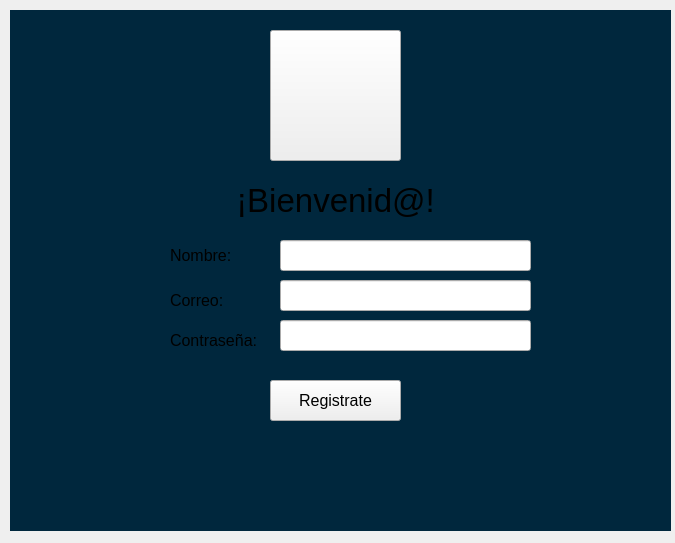
<?xml version="1.0" encoding="UTF-8"?>
<ui version="4.0">
 <class>Registro</class>
 <widget class="QWidget" name="Registro">
  <property name="geometry">
   <rect>
    <x>0</x>
    <y>0</y>
    <width>675</width>
    <height>543</height>
   </rect>
  </property>
  <property name="windowTitle">
   <string>Form</string>
  </property>
  <widget class="QWidget" name="contenedorInicial" native="true">
   <property name="geometry">
    <rect>
     <x>10</x>
     <y>10</y>
     <width>661</width>
     <height>521</height>
    </rect>
   </property>
   <property name="styleSheet">
    <string notr="true">#contenedorInicial {
  background-color: #00273d;
}</string>
   </property>
   <widget class="QWidget" name="logo" native="true">
    <property name="geometry">
     <rect>
      <x>260</x>
      <y>20</y>
      <width>131</width>
      <height>131</height>
     </rect>
    </property>
    <widget class="QPushButton" name="btnLogo">
     <property name="geometry">
      <rect>
       <x>0</x>
       <y>0</y>
       <width>131</width>
       <height>131</height>
      </rect>
     </property>
     <property name="text">
      <string/>
     </property>
     <property name="icon">
      <iconset resource="../resources.qrc">
       <normaloff>:/assets/logo1.png</normaloff>:/assets/logo1.png</iconset>
     </property>
     <property name="iconSize">
      <size>
       <width>131</width>
       <height>131</height>
      </size>
     </property>
    </widget>
   </widget>
   <widget class="QWidget" name="login" native="true">
    <property name="geometry">
     <rect>
      <x>150</x>
      <y>220</y>
      <width>381</width>
      <height>211</height>
     </rect>
    </property>
    <widget class="QLabel" name="lblUser">
     <property name="geometry">
      <rect>
       <x>10</x>
       <y>10</y>
       <width>81</width>
       <height>31</height>
      </rect>
     </property>
     <property name="font">
      <font>
       <pointsize>12</pointsize>
      </font>
     </property>
     <property name="text">
      <string>Nombre: </string>
     </property>
    </widget>
    <widget class="QLineEdit" name="lnUser">
     <property name="geometry">
      <rect>
       <x>120</x>
       <y>10</y>
       <width>251</width>
       <height>31</height>
      </rect>
     </property>
    </widget>
    <widget class="QLabel" name="lblCorreo">
     <property name="geometry">
      <rect>
       <x>10</x>
       <y>60</y>
       <width>61</width>
       <height>21</height>
      </rect>
     </property>
     <property name="font">
      <font>
       <pointsize>12</pointsize>
      </font>
     </property>
     <property name="text">
      <string>Correo: </string>
     </property>
    </widget>
    <widget class="QLineEdit" name="lnCorreo">
     <property name="geometry">
      <rect>
       <x>120</x>
       <y>50</y>
       <width>251</width>
       <height>31</height>
      </rect>
     </property>
    </widget>
    <widget class="QPushButton" name="btnRegistrar">
     <property name="geometry">
      <rect>
       <x>110</x>
       <y>150</y>
       <width>131</width>
       <height>41</height>
      </rect>
     </property>
     <property name="font">
      <font>
       <pointsize>12</pointsize>
      </font>
     </property>
     <property name="text">
      <string>Registrate</string>
     </property>
    </widget>
    <widget class="QLabel" name="lblContrasena">
     <property name="geometry">
      <rect>
       <x>10</x>
       <y>100</y>
       <width>91</width>
       <height>21</height>
      </rect>
     </property>
     <property name="font">
      <font>
       <pointsize>12</pointsize>
      </font>
     </property>
     <property name="text">
      <string>Contraseña: </string>
     </property>
    </widget>
    <widget class="QLineEdit" name="lnContrasena">
     <property name="geometry">
      <rect>
       <x>120</x>
       <y>90</y>
       <width>251</width>
       <height>31</height>
      </rect>
     </property>
    </widget>
   </widget>
   <widget class="QLabel" name="lblBienvenida">
    <property name="geometry">
     <rect>
      <x>220</x>
      <y>170</y>
      <width>211</width>
      <height>41</height>
     </rect>
    </property>
    <property name="font">
     <font>
      <pointsize>25</pointsize>
     </font>
    </property>
    <property name="text">
     <string>¡Bienvenid@!</string>
    </property>
    <property name="alignment">
     <set>Qt::AlignmentFlag::AlignCenter</set>
    </property>
   </widget>
  </widget>
 </widget>
 <resources>
  <include location="../resources.qrc"/>
 </resources>
 <connections/>
</ui>
